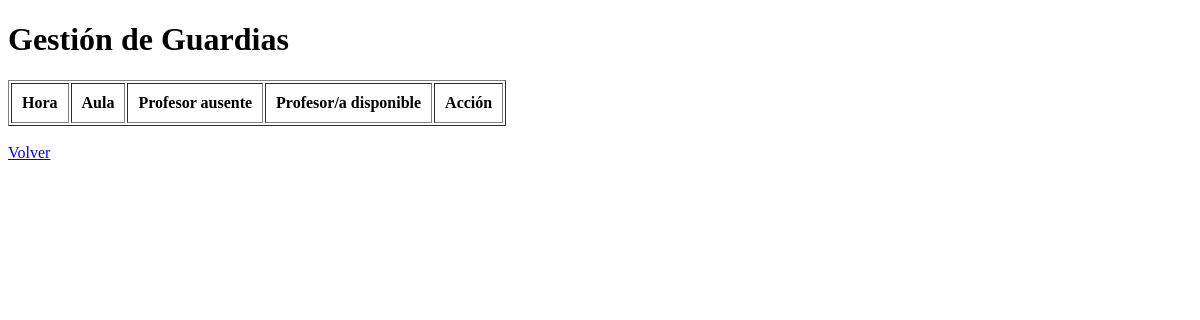
Before: /guardias with the older database file.
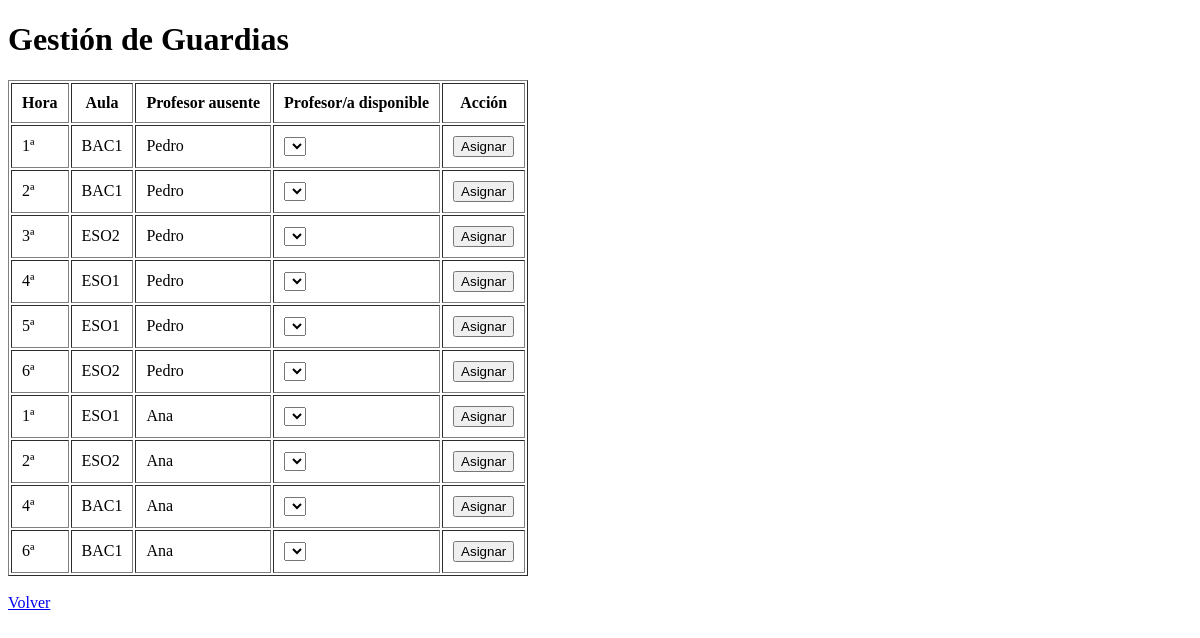
After: the same page with the newer database file.
### tables this page shows
CREATE TABLE ausencias (
    id_ausencia INTEGER PRIMARY KEY AUTOINCREMENT,
    id_profesor INTEGER NOT NULL,
    fecha DATE NOT NULL,
    hora INTEGER NOT NULL,
    FOREIGN KEY (id_profesor) REFERENCES profesores(id_profesor)
);

CREATE TABLE horario (
    id_horario INTEGER PRIMARY KEY AUTOINCREMENT,
    id_profesor INTEGER NOT NULL,
    dia_semana INTEGER NOT NULL CHECK(dia_semana BETWEEN 1 AND 5),
    hora INTEGER NOT NULL,
    tipo TEXT NOT NULL CHECK(tipo IN ('clase', 'guardia', 'libre')),
    aula TEXT,
    UNIQUE(id_profesor, dia_semana, hora), -- Para que un profesor no tenga dos clases al mismo tiempo
    FOREIGN KEY (id_profesor) REFERENCES profesores(id_profesor)
);

CREATE TABLE profesores (
    id_profesor INTEGER PRIMARY KEY AUTOINCREMENT,
    nombre TEXT NOT NULL,
    departamento TEXT NOT NULL
);

### app.py (the view)
@app.route("/guardias")
def vista_guardias():
    dia_actual = datetime.now().isoweekday()
    filas = db.obtener_ausencias_con_datos_profesor(dia_actual)
    profesores_lista = db.obtener_profesores_disponibles_hoy()
    guardias_db = db.obtener_guardias_con_nombre_cubre()
    mapa_ausentes = {(f[0], f[1]): {'id': f[2], 'nombre': f[3]} for f in filas}
    asignadas = {(g[0], g[1]): {'cubre': g[2]} for g in guardias_db}
    return render_template(
        "guardias.html",
        filas=filas,
        mapa_ausentes=mapa_ausentes,
        profesores=profesores_lista,
        asignadas=asignadas,
        fecha_actual=date.today().isoformat()
    )

### modules/db/db_manager.py (called while the page is built)
def get_connection():
    conn = sqlite3.connect(DB_PATH)
    conn.execute("PRAGMA foreign_keys = ON")
    return conn

def obtener_profesores_disponibles_hoy():
    with get_connection() as conn:
        cursor = conn.cursor()
        cursor.execute("""
            SELECT p.id_profesor, p.nombre FROM profesores p
            JOIN presencia pr ON p.id_profesor = pr.id_profesor
            WHERE pr.fecha = date('now') AND pr.presente = 1
        """)
        return cursor.fetchall()

def obtener_ausencias_con_datos_profesor(dia_semana):
    with get_connection() as conn:
        cursor = conn.cursor()
        cursor.execute("""
            SELECT a.hora, h.aula, p.id_profesor, p.nombre
            FROM ausencias a
            JOIN profesores p ON a.id_profesor = p.id_profesor
            JOIN horario h ON a.id_profesor = h.id_profesor
                           AND a.hora = h.hora
                           AND h.dia_semana = ?
            WHERE a.fecha = date('now')
        """, (dia_semana,))
        return cursor.fetchall()

def obtener_guardias_con_nombre_cubre():
    with get_connection() as conn:
        cursor = conn.cursor()
        cursor.execute("""
            SELECT g.hora, g.aula, p.nombre
            FROM guardias g
            JOIN profesores p ON g.id_profesor_cubre = p.id_profesor
            WHERE g.fecha = date('now')
        """)
        return cursor.fetchall()

### templates/guardias.html (shortened to what this page needs)
<!DOCTYPE html>
<html>
<head>
</head>
<body>
<h1>Gestión de Guardias</h1>
<table border="1" cellpadding="10">
    <tr>
        <th>Hora</th>
        <th>Aula</th>
        <th>Profesor ausente</th>
        <th>Profesor/a disponible</th>
        <th>Acción</th>
    </tr>
    {% for f in filas %}
    {% set hora = f[0] %}
    {% set aula = f[1] %}
    <tr class="{% if (hora, aula) in asignadas %}asignada{% endif %}">
        <td>{{ hora }}ª</td>
        <td>{{ aula }}</td>
        <td>{{ mapa_ausentes.get((hora, aula), {}).get('nombre', 'Sin clase') }}</td>
        <td>
            <select name="id_profesor_cubre" form="form_asignar_{{ loop.index }}" required>
            </select>
        </td>
        <td>
            {% if (hora, aula) in asignadas %}
                Cubierta por: <strong>{{ asignadas[(hora, aula)].cubre }}</strong>
                <form method="POST" action="/eliminar" style="display:inline;">
                    <input type="hidden" name="hora" value="{{ hora }}">
                    <input type="hidden" name="aula" value="{{ aula }}">
                    <button type="submit">Eliminar</button>
                </form>
            {% else %}
                <form id="form_asignar_{{ loop.index }}" method="POST" action="/registrar">
                    <button type="submit">Asignar</button>
                </form>
            {% endif %}
        </td>
    </tr>
    {% endfor %}
</table>
<br>
<a href="/">Volver</a>
</body>
</html>

Changed rows visible on the page:
added ausencias: hora "1"
now on this page (row unchanged): horario: aula "BAC1", get "Pedro"
added ausencias: hora "2"
now on this page (row unchanged): horario: aula "BAC1", get "Pedro"
added ausencias: hora "3"
now on this page (row unchanged): horario: aula "ESO2", get "Pedro"
added ausencias: hora "4"
now on this page (row unchanged): horario: aula "ESO1", get "Pedro"
added ausencias: hora "5"
now on this page (row unchanged): horario: aula "ESO1", get "Pedro"
added ausencias: hora "6"
now on this page (row unchanged): horario: aula "ESO2", get "Pedro"
added ausencias: hora "1"
now on this page (row unchanged): horario: aula "ESO1", get "Ana"
added ausencias: hora "2"
now on this page (row unchanged): horario: aula "ESO2", get "Ana"
added ausencias: hora "4"
now on this page (row unchanged): horario: aula "BAC1", get "Ana"
added ausencias: hora "6"
now on this page (row unchanged): horario: aula "BAC1", get "Ana"
